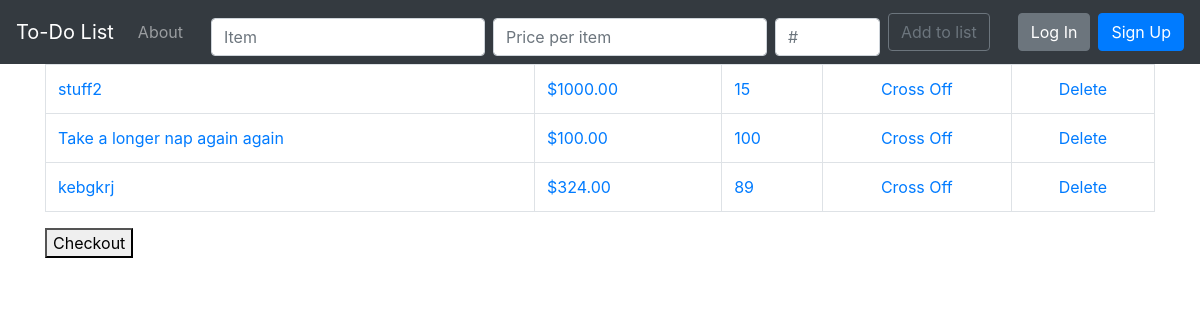
/, run on an earlier commit of the app's database.
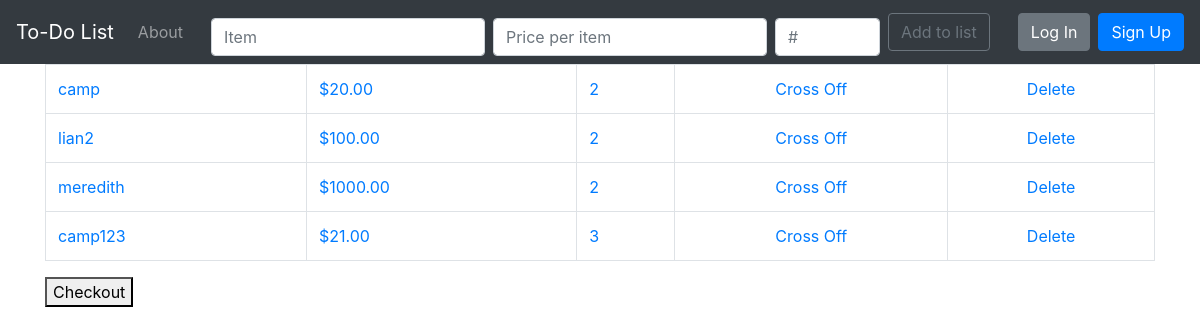
And on a later commit of the database.
### todo_list/models.py (models this page shows, shortened)
class List(models.Model):
     item = models.CharField(max_length=200)
     price = models.DecimalField(max_digits=6, decimal_places=2, default=0)
     quantity = models.IntegerField(default=1)
     completed = models.BooleanField(default=False)

### todo_list/views.py (the view)
# urls.py: path('', views.home, name='home'),
def home(request):
    if request.method == 'POST':
        form = ListForm(request.POST or None)
        if form.is_valid():
            form.save()
            all_items = List.objects.all
            messages.success(request, ('Item has Been Added To List'))
            return render(request, 'home.html', {'all_items': all_items})
    else:
        all_items = List.objects.all
        return render(request, 'home.html', {'all_items': all_items})

### todo_list/templates/home.html (shortened to what this page needs)
{% extends 'base.html' %}
{% block content %}
{% if all_items %}
<table class="table table-bordered">
    {% for things in all_items %}
        {% if things.completed %}
            <tr class="table-secondary">
                <td class="striker"><a href="{% url 'edit' things.id %}">{{ things.item }}</a></td>
                <td><center><a href="{% url 'uncross_off' things.id %}">Uncross</a></center></td>
                <td><center><a href="{% url 'delete' things.id %}">Delete</a></center></td>
            </tr>
        {% else %}
            <tr>
                <td><a href="{% url 'edit' things.id %}">{{ things.item }}</a></td>
                <td><a href="{% url 'edit' things.id %}">${{ things.price }}</a></td>
                <td><a href="{% url 'edit' things.id %}">{{ things.quantity }}</a></td>
                <td><center><a href="{% url 'cross_off' things.id %}">Cross Off</a></center></td>
                <td><center><a href="{% url 'delete' things.id %}">Delete</a></center></td>
            </tr>
        {% endif %}
    {% endfor %}
</table>
<button>Checkout</button>
{% endif %}
{% endblock %}

### todo_list/templates/base.html (shortened to what this page needs)
{% load static %}
<!doctype html>
<html lang="en">
  <head>
    <link rel="stylesheet" href="https://maxcdn.bootstrapcdn.com/bootstrap/4.0.0/css/bootstrap.min.css">
    <link rel="stylesheet" href="{% static 'css/style.css' %}">
  </head>
  <body>
        <nav class="navbar navbar-expand-lg navbar-dark bg-dark">
                <a class="navbar-brand" href="{% url 'home' %}">To-Do List</a>
                <div class="collapse navbar-collapse" id="navbarSupportedContent">
                  <ul class="navbar-nav mr-auto">
                    <li class="nav-item">
                      <a class="nav-link" href="{% url 'about' %}">About</a>
                    </li>
                  </ul>
                  <form class="form-inline my-2 my-lg-0" method="POST">
                    <input class="form-control mr-sm-2" type="search" placeholder="Item" aria-label="Search" name="item">
                    <input class="form-control mr-sm-2" type="number" placeholder="Price per item" aria-label="Search" name="price">
                    <input class="form-control mr-sm-2" type="number" placeholder="#" aria-label="Search" name="quantity" min="1" max="99">
                    <button class="btn btn-outline-secondary my-2 my-sm-0" type="submit">Add to list</button>
                  </form>
                  <form class="form-inline ml-auto">
                    {% if user.is_authenticated %}
                    <div class="text-white">Hello, <strong>{{ user.username }}</strong>!</div>
                      <a href="accounts/logout" class="btn btn-danger ml-2">Log Out</a>
                    {% else %}
                      <a href="/accounts/login" class="btn btn-secondary ml-2">Log In</a>
                      <a href="/accounts/signup" class="btn btn-primary ml-2">Sign Up</a>
                    {% endif %}
                    </form>
                </div>
              </nav>
      <div class="container">
        {% block content %}{% endblock %}
    </div>
  </body>
</html>

### static/css/style.css (style rules this page uses)
input { margin-top: 10px !important; }

What changed in the data, as far as the page shows it:
removed List: item "stuff2", price "1000.00", quantity "15"
removed List: item "kebgkrj", price "324.00", quantity "89"
changed List: item "Take a longer nap again again" → "camp"; price "100.00" → "20.00"; quantity "100" → "2"
added List: item "lian2", price "100.00", quantity "2"
added List: item "meredith", price "1000.00", quantity "2"
added List: item "camp123", price "21.00", quantity "3"
